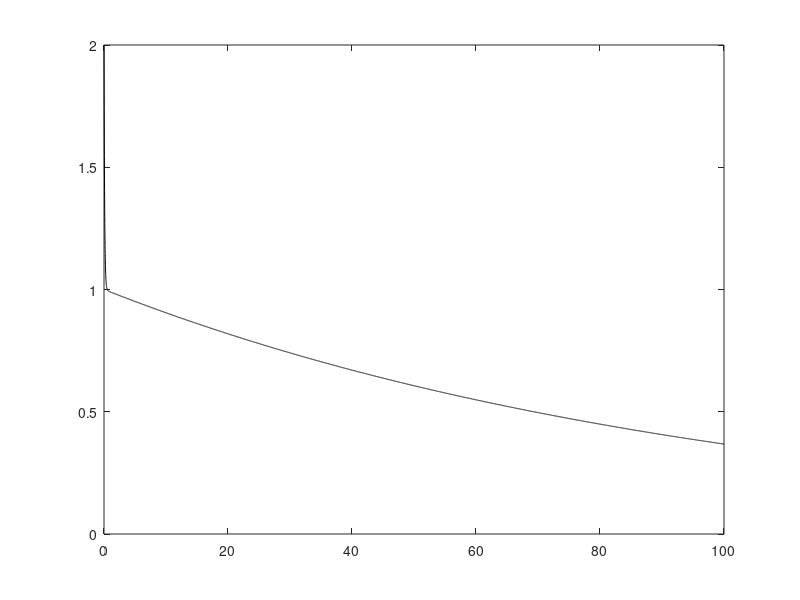

The MATLAB script that drew this image: (Note: this script raises an error after producing the figure.)
clear all, close all, clc

dt = 0.01;
t = 0:dt:10;
x = exp(-t) + exp(-3*t);
plot(t,x)

H = [x(1:5);
    x(2:6);
    x(3:7);
    x(4:8);
    x(5:9)];

[U,S,V] = svd(H);
r = rank(S)

%%
alpha = -.01;
beta = -10;
t = 0:.01:100;
x = exp(-.01*t)+exp(-10*t);
plot(t,x,'k'), hold on

H = [x(1:end-2);
    x(2:end-1)];
H2 = [x(2:end-1);
    x(3:end)];
[U,S,V] = svd(H,'econ');
r = rank(S)
YY(1,1,:) = x;
[Ar,Br,Cr,Dr,HSVs] = ERA(YY,100,100,1,1,r);
sys = ss(Ar,Br,Cr,Dr,dt);
u = zeros(size(t));
u(1) = 1;
[y,t] = lsim(sys,u,t); % discrete impulse
plot(t,y,'--r')
xlabel('Time'), ylabel('State')
legend('Data','ERA Model')
log(eig(Ar))/dt

%%
figure
subplot(1,2,1)
plot(t,x,'k'), hold on
plot(t,y,'r--');
xlabel('Time')
ylabel('State')
xlim([0 1])
legend('Data','ERA Model')
subplot(1,2,2)
plot(t,x,'k'), hold on
plot(t,y,'r--');
xlabel('Time')
xlim([0 100])
set(gcf,'Position',[100 100 500 175])


set(gcf,'PaperPositionMode','auto')
% print('-depsc2', '-loose', 'ERAtest01');